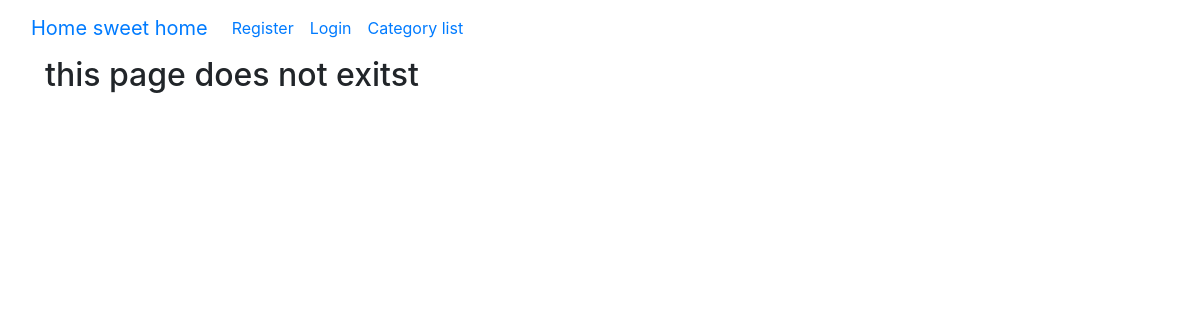
The app's page /category/category-2/, older data.
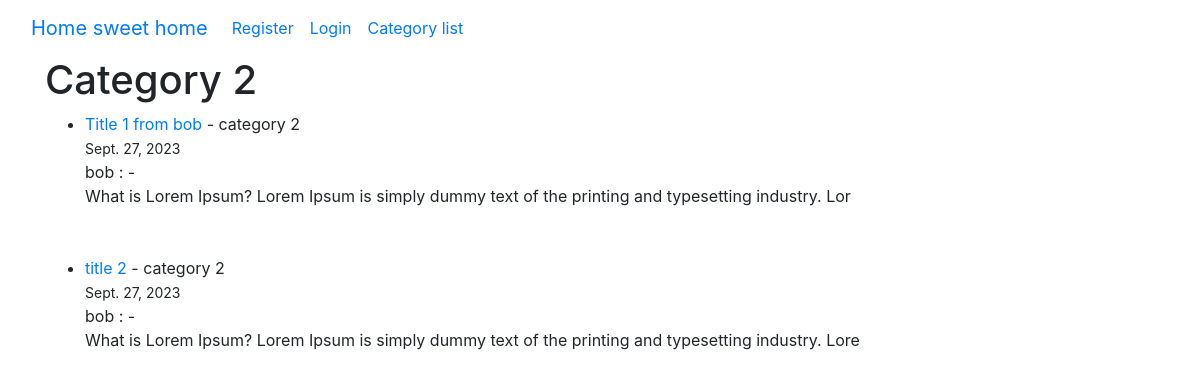
The same page, newer data.
### theblog/models.py (models this page shows, shortened)
class Post(models.Model):
    title = models.CharField(max_length=255)
    title_tag = models.CharField(max_length=255)
    author = models.ForeignKey(User, on_delete=models.CASCADE)
    body = RichTextField(blank=True, null=True)
    post_date = models.DateField(auto_now_add=True)
    category = models.CharField(max_length=255, default='coding')
    snippet = models.CharField(max_length=255)
    likes = models.ManyToManyField(User, related_name='blog_post')

### theblog/views.py (the view)
# urls.py: path('category/<str:cats>/', CategoryView, name='category'),
def CategoryView(request, cats):
    category_posts = Post.objects.filter(category=cats.replace('-', ' '))
    return render(request, 'category.html', {'cats': cats.title().replace('-', ' '), 'category_posts':category_posts})

### theblog/templates/category.html (shortened to what this page needs)
{% extends 'base.html' %}
{% block content %}
{% if category_posts %}
    <h1>{{ cats }}</h1>
    <ul>
        {% for post in category_posts %}
            <li>
            <a href="{% url 'article-detail' post.pk %}"> {{ post.title }}</a>
            - {{ post.category }}
            <br>
            <small>{{ post.post_date }}</small>
                <br>
                {{ post.author }}
                : {{ post.author.first_name }} - {{ post.author.last_name }}
                <br>
                {{ post.body|slice:':100' | safe }}
            </li>
            <br>
            <br>
        {% endfor %}
        </ul>
    {% else %}
    <h2>this page does not exitst</h2>
    {% endif %}
{% endblock %}

Row changes from the older to the newer data that the page shows:
added Post: title "Title 1 from bob", category "category 2", post_date "Sept. 27, 2023", author "bob", body "What is Lorem Ipsum? Lorem Ipsum is simply dummy text of the printing and typesetting industry. Lor"
added Post: title "title 2", category "category 2", post_date "Sept. 27, 2023", author "bob", body "What is Lorem Ipsum? Lorem Ipsum is simply dummy text of the printing and typesetting industry. Lore"
Text that changed along with them:
{{ cats }}: (not shown) → "Category 2"
text no longer shown: "this page does not exitst"
